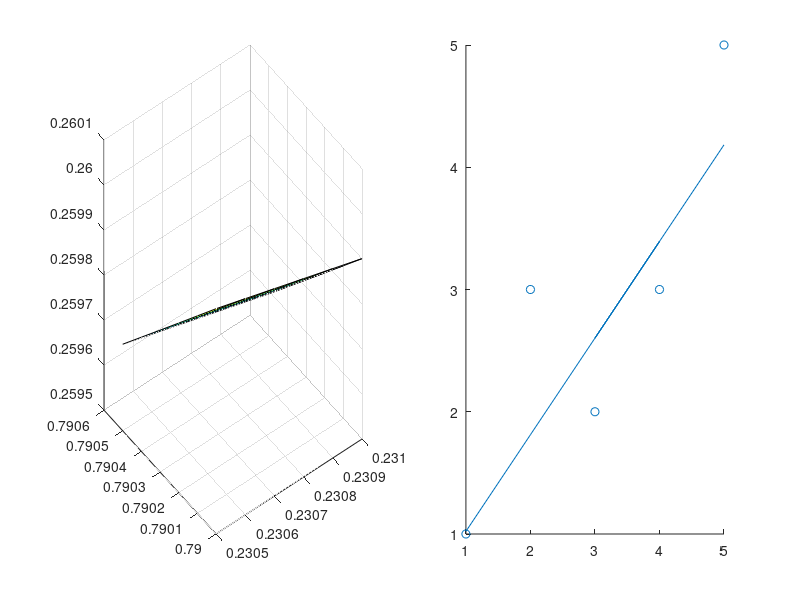

MATLAB code for this plot:
% fil=csvread('Real.csv')
% x=fil(:,3)';
% y_act=fil(:,end)';
x=[1,2,4,3,5];
y_act=[1,3,3,2,5];
th00=0.2305:0.0001:0.2310;
th11=0.79:0.0001:0.7905;

h=repmat(reshape(th00,[1,1,size(th00,2)]),[size(th11,2),size(x,2),1])+repmat(th11'*x,[1,1,size(th00,2)]);
y_act=repmat(y_act,[size(th11,2),1,size(th00,2)]);

% th0=repmat(reshape(th00,[1,1,size(th00,2)]),[size(th11,2),1,1]);
% th0=reshape(th0,[1,numel(th0),1]);
% th1=repmat(th11',[1,1,    size(th00,2)]);
% th1=reshape(th1,[1,numel(th1),1]);

sum_h=(1/(2*size(x,2)))*reshape(sum((h-y_act).^2,2),[size(th11,2),size(th00,2),1]);

[th0,th1]=meshgrid(th00,th11);
subplot(1,2,1)
surf(th0,th1,sum_h)

th0_fin=th0(sum_h==min(min(sum_h)));
th1_fin=th1(sum_h==min(min(sum_h)));
subplot(1,2,2)
scatter(x,y_act(1,:,1))
hold on
y=repmat(th0_fin,[1,size(x,2)])+(th1_fin*x)
plot(x,y)